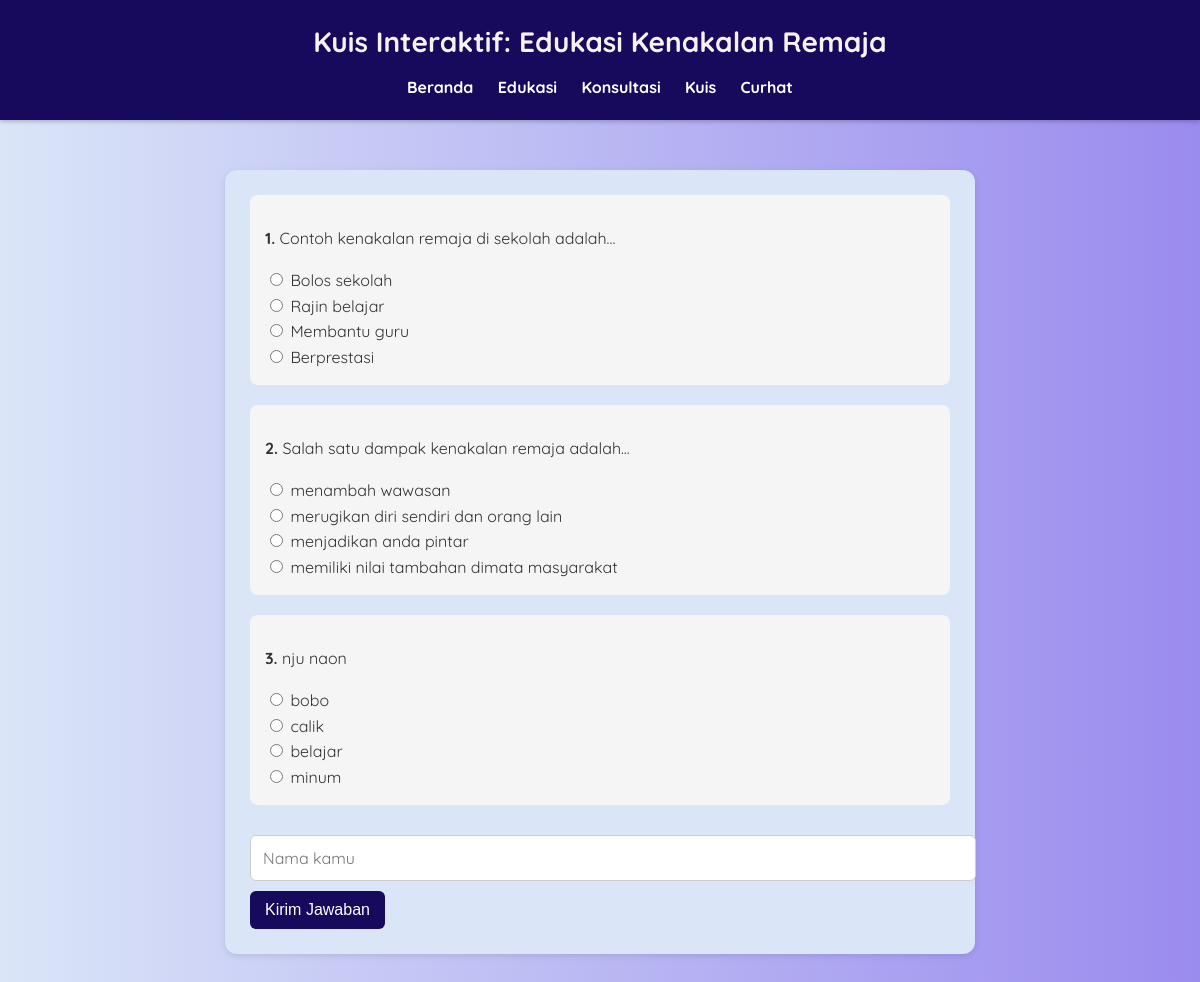
Page /kuis-user on the committed database.
### tables this page shows
CREATE TABLE kuis (
            id INTEGER PRIMARY KEY AUTOINCREMENT,
            pertanyaan TEXT NOT NULL,
            pilihan_a TEXT NOT NULL,
            pilihan_b TEXT NOT NULL,
            pilihan_c TEXT NOT NULL,
            pilihan_d TEXT NOT NULL,
            jawaban TEXT NOT NULL
        );

### app.py (the view)
@app.route('/kuis-user')
def kuis_user():
    conn = sqlite3.connect('database/data.db')
    c = conn.cursor()
    c.execute("SELECT * FROM kuis")
    data = c.fetchall()
    conn.close()
    return render_template('kuis_user.html', data=data)

### templates/kuis_user.html (shortened to what this page needs)
<!DOCTYPE html>
<html lang="id">
<head>
  <link rel="stylesheet" href="{{ url_for('static', filename='css/style.css') }}">
</head>
<body>
  <header>
    <h1>Kuis Interaktif: Edukasi Kenakalan Remaja</h1>
    <nav>
        <a href="{{ url_for('index') }}">Beranda</a>
        <a href="{{ url_for('edukasi_user') }}">Edukasi</a>
        <a href="{{ url_for('kontak_user') }}">Konsultasi</a>
        <a href="{{ url_for('kuis_user') }}">Kuis</a>
        <a href="{{ url_for('curhat') }}">Curhat</a>
    </nav>
  </header>
  <main class="quiz">
    <form id="kuisForm">
      {% for soal in data %}
        <div class="soal">
          <p><strong>{{ loop.index }}.</strong> {{ soal[1] }}</p>
          <label><input type="radio" name="q{{ loop.index }}" value="A"> {{ soal[2] }}</label><br>
          <label><input type="radio" name="q{{ loop.index }}" value="B"> {{ soal[3] }}</label><br>
          <label><input type="radio" name="q{{ loop.index }}" value="C"> {{ soal[4] }}</label><br>
          <label><input type="radio" name="q{{ loop.index }}" value="D"> {{ soal[5] }}</label>
        </div>
      {% endfor %}
      <input type="text" id="nama" placeholder="Nama kamu" required>
      <button type="submit">Kirim Jawaban</button>
    </form>
  </main>
</body>
</html>

### static/css/style.css (style rules this page uses)
body { font-family: 'Quicksand', 'Segoe UI', sans-serif; background: linear-gradient(to right, #dae5f8, #9a8bee); margin: 0; padding: 0; color: #333; line-height: 1.6; }
header { background-color: #170a5c; color: rgb(214, 218, 241); padding: 20px; text-align: center; box-shadow: 0 2px 4px rgba(0,0,0,0.2); }
header h1 { margin: 0; font-size: 28px; }
nav { margin-top: 10px; }
nav a { color: white; margin: 0 10px; text-decoration: none; font-weight: bold; }
.container, main { max-width: 1100px; margin: 30px auto; background-color: #dae5f8; padding: 25px; border-radius: 12px; box-shadow: 0 2px 6px rgba(0,0,0,0.1); }
h1, h2, h3 { color: #f7f2ef; margin-bottom: 10px; text-align: center; }
form input[type="text"], form input[type="password"], form textarea { width: 100%; padding: 12px; margin: 10px 0; border-radius: 6px; border: 1px solid #ccc; font-size: 16px; font-family: inherit; }
form button, button { background-color: #170a5c; color: white; padding: 10px 15px; border: none; cursor: pointer; font-size: 16px; border-radius: 6px; transition: background-color 0.3s ease; }
main { background-color: white; border-radius: 12px; padding: 20px; box-shadow: 0 1px 10px rgba(0,0,0,0.1); transition: transform 0.3s ease; }
.quiz { background-color: #dae5f8; padding: 25px; margin-top: 50px; border-radius: 12px; box-shadow: 0 2px 6px rgba(0,0,0,0.1); max-width: 700px; margin-left: auto; margin-right: auto; }
.soal { background-color: #f5f5f5; padding: 15px; margin-bottom: 20px; border-radius: 8px; }

### rows in the picture
kuis: pertanyaan "Contoh kenakalan remaja di sekolah adalah...", pilihan_a "Bolos sekolah", pilihan_b "Rajin belajar", pilihan_c "Membantu guru", pilihan_d "Berprestasi"
kuis: pertanyaan "Salah satu dampak kenakalan remaja adalah...", pilihan_a "menambah wawasan", pilihan_b "merugikan diri sendiri dan orang lain", pilihan_c "menjadikan anda pintar", pilihan_d "memiliki nilai tambahan dimata masyarakat"
kuis: pertanyaan "nju naon", pilihan_a "bobo", pilihan_b "calik", pilihan_c "belajar", pilihan_d "minum"
